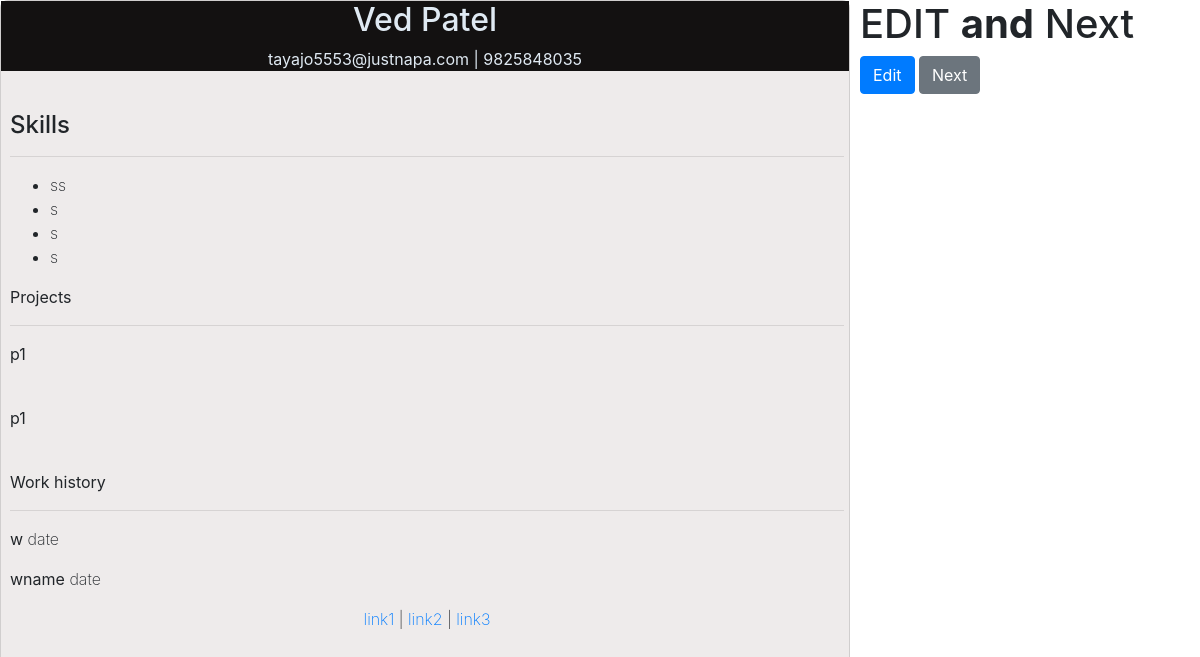
Page /main/1 on the committed database.
### templates/models.py (models this page shows, shortened)
class Header_model(db.Model):
    __tablename__ = "Resume_header_model"
    Template_id = db.Column(db.Integer,primary_key = True)
    Full_name = db.Column(db.String(),nullable=False)
    email = db.Column(db.String(),nullable=False)
    phone = db.Column(db.BigInteger, nullable=False)

class Description_model(db.Model):
    __tablename__ = "Resume_description_model"
    description_id = db.Column(db.Integer,primary_key = True)
    User_Description = db.Column(db.String(),nullable = False)
    skills1 = db.Column(db.String(),nullable = False)
    skills2 = db.Column(db.String(),nullable = False)
    skills3 = db.Column(db.String(),nullable = False)
    skills4 = db.Column(db.String(),nullable = False)

class Project_model(db.Model):
    __tablename__ = "Project_model"
    project_id = db.Column(db.Integer,primary_key = True)
    Project_name1 = db.Column(db.String(),nullable = False)
    Project_name2 = db.Column(db.String(),nullable = False)
    Project_description1 = db.Column(db.String(),nullable = False)
    Project_description2 = db.Column(db.String(),nullable = False)

class Work_model(db.Model):
    __tablename__ = "Work_model"
    Work_id = db.Column(db.Integer,primary_key = True)
    Work_name1 = db.Column(db.String(),nullable = False)
    Work_name2 = db.Column(db.String(),nullable = False)
    Work_description1 = db.Column(db.String(),nullable = False)
    Work_description2 = db.Column(db.String(),nullable = False)

class web_link_model(db.Model):
    __tablename__ = "web_link_model"
    web_link_id = db.Column(db.Integer,primary_key = True)
    web_link1 = db.Column(db.String(),nullable = False)
    web_link2 = db.Column(db.String(),nullable = False)
    web_link3 = db.Column(db.String(),nullable = False)

### app.py (the view)
@app.route("/main/<int:header_id>")
def main(header_id):
    Header = Header_model.query.get_or_404(header_id)
    Description = Description_model.query.get_or_404(header_id)
    Project = Project_model.query.get_or_404(header_id)
    Work = Work_model.query.get_or_404(header_id)
    web_link = web_link_model.query.get_or_404(header_id)
    return render_template("main.html",
                           Header = Header,
                           Description = Description,
                           Project = Project,
                           Work = Work,
                           web_link = web_link,
                           header_id = header_id
                           )

### templates/main.html (shortened to what this page needs)
<!DOCTYPE html>
<html lang="en">
<head>
    <link
        rel="stylesheet"
        href="https://cdn.jsdelivr.net/npm/bootstrap@4.3.1/dist/css/bootstrap.min.css"
    />
    <link rel="stylesheet" href="{{ url_for('static', filename='css/Template.css') }}"/>
</head>
<body>
    <div class="main_container">
        <div class="card">
            <div class="resume_data">
                <header class="Resume_Data_header">
                    <h2> {{ Header.Full_name }} </h2>
                    <p class="detail_header">
                        <b>{{ Header.email }}  | {{ Header.phone }}</b>
                    </p>
                </header>
                <div class="Resume_Data_body">
                    <br />
                    <h4>Skills</h4>
                    <hr />
                    <ul>
                        <li>{{ Description.skills1 }}</li>
                        <li>{{ Description.skills2 }}</li>
                        <li>{{ Description.skills3 }}</li>
                        <li>{{ Description.skills4 }}</li>
                    </ul>
                    <div class="project_container">
                        <p><b>Projects</b></p>
                        <hr />
                        <b>{{ Project.Project_name1 }}</b><br />
                    </div><br>
                    <p>
                        <b>{{ Project.Project_name2 }}</b><br />
                    </p>
                    <br />
                    <p><b>Work history</b></p>
                    <hr />
                    <div class="work_history_continer">
                        <span>
                            <b>{{ Work.Work_name1 }}</b>
                            <span>date</span>
                        </span>
                    </div>
                    <div class="work_history_continer">
                        <span>
                            <b>{{ Work.Work_name2 }}</b>
                            <span>date</span>
                        </span>
                    </div>
                    <div class="link_body">
                        <span><a href="#">{{ web_link.web_link1 }}</a></span> |
                        <span><a href="#">{{ web_link.web_link2 }}</a></span> |
                        <span><a href="#">{{ web_link.web_link3 }}</a></span>
                    </div>
                </div>
            </div>
          </div>
          <div class="rightside_container">
            <h1>EDIT <b>and</b> Next </h1>
            <a href="/edit_page/{{header_id}}" class="btn btn-primary">Edit</a>
            <button type="button" class="btn btn-secondary">Next</button>
          </div>
        </div>
</body>
</html>

### static/css/Template.css (style rules this page uses)
.main_container { display: grid; grid-template-columns: 1fr 1fr; gap: 10px; font-family: "Inter", sans-serif; font-optical-sizing: auto; font-weight: 200; font-style: normal; }
.card { width: 850px; height: 1190px; background-color: #eeebeb; border-radius: 8px; }
.Resume_Data_header { background-color: rgb(19, 17, 17); color: rgb(223, 233, 242); text-align: center; }
.Resume_Data_body { padding: 0px 5px 6px 9px; }
.link_body { text-align: center; }

### rows in the picture
Header_model: Full_name "Ved Patel", email "tayajo5553@justnapa.com", phone "9825848035"
Description_model: skills1 "ss", skills2 "s", skills3 "s", skills4 "s"
Project_model: Project_name1 "p1", Project_name2 "p1"
Work_model: Work_name1 "w", Work_name2 "wname"
web_link_model: web_link1 "link1", web_link2 "link2", web_link3 "link3"
